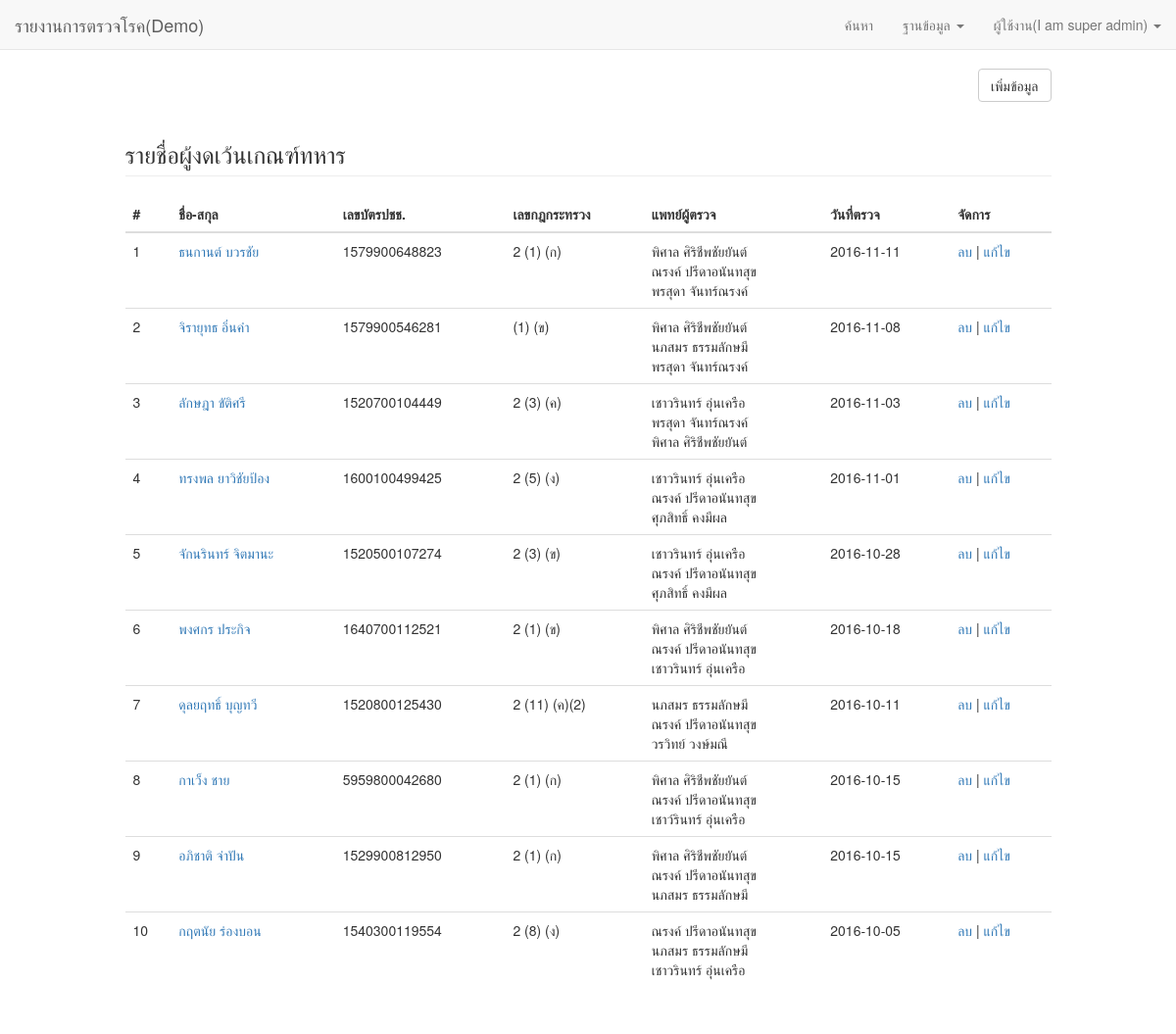
Screenshot of /patient (signed in) with the database file from the repository.
### tables this page shows
CREATE TABLE `patients` (
  `id` int(11) NOT NULL AUTO_INCREMENT,
  `firstname` varchar(255) DEFAULT NULL,
  `lastname` varchar(255) DEFAULT NULL,
  `idcard` varchar(13) DEFAULT NULL,
  `house_no` varchar(255) DEFAULT NULL,
  `tambon` varchar(255) DEFAULT NULL,
  `amphur` varchar(255) DEFAULT NULL,
  `province` varchar(255) DEFAULT NULL,
  `zipcode` varchar(5) DEFAULT NULL,
  `diag` text COMMENT 'โรคที่ตรวจพบ',
  `regula` varchar(255) DEFAULT NULL,
  `doctor` text,
  `date_add` date DEFAULT NULL COMMENT 'วันที่ได้รับการตรวจ',
  `diag_etc` text,
  `hos_id` int(11) DEFAULT NULL,
  `owner` varchar(45) DEFAULT NULL,
  `date` datetime DEFAULT NULL COMMENT 'วันที่บันทึกข้อมูล',
  `cert` text COMMENT 'ใบสำคัญความเห็นแพทย์',
  `status` tinyint(2) DEFAULT NULL COMMENT 'สถานะ',
  PRIMARY KEY (`id`)
);

### applications/system/view.php (called while the page is built, shortened)
<?php
class View
{
	private $path = null;
	private $template = 'default';
	function __construct($name)
	{
		$this->path = APP_DIR.'views/'.$name.'.php';
	}
	public function render(){
		$user_helper = new User_helper();
		$this->user = $user_helper->check_session();
		require_once APP_DIR.'views/templates/'.$this->template.'/header.php';
		require_once $this->path;
		require_once APP_DIR.'views/templates/'.$this->template.'/footer.php';
	}
}

### applications/controllers/patient.php (called while the page is built, shortened)
<?php
class Patient extends Controller{
    public function base(){
        $db = $this->load_db();
        $sql = "SELECT `id`,
            `firstname`,
            `lastname`,
            `idcard`,
            `province`,
            `regula`,
            `doctor`,
            `date_add`,
            `cert`,
            `status`
        FROM `patients`
        WHERE `status` = 1 ";
        $sql .= "ORDER BY `id` DESC ;";
        $db->select($sql);
        $items = $db->get_items();
        $data = array(
            'items' => $items
        );
        $view = $this->load_view('patient/index');
        $view->set_val($data);
        $view->render();
    }
}

### applications/bootstrap.php (called while the page is built, shortened)
<?php
require_once APP_DIR.'functions.php';
require_once APP_DIR.'system/model.php';
require_once APP_DIR.'system/view.php';
function bootstrap(){
	$request_uri = '';
	if( $_SERVER['REQUEST_URI'] !== '/' ){
		$request_uri = substr($_SERVER['REQUEST_URI'], 1);
	}
	$controller = 'mainpage';
	$method = 'base';
	if( !empty($request_uri) ){
		$controller = $request_uri;
	}
	if(!empty($params)){
		$params = explode('/', $params);
	}else{
		$params = array();
	}
	$controller_name = ucfirst($controller);
	if(class_exists($controller_name)){
		$obj = new $controller_name();
		call_user_func_array(array($obj, $method), $params);
	}
}

### index.php (called while the page is built, shortened)
<?php
require(APP_DIR.'bootstrap.php');
bootstrap();
?>

### applications/functions.php (called while the page is built, shortened)
<?php
function domain(){
	$protocal = strtolower(getenv('HTTPS')) == 'on' ? 'https' : 'http';
    $domain = $protocal.'://'.getenv('HTTP_HOST');
    return $domain;
}
function get_baseurl(){
    global $config;
    $base = ( $config['base_url'] === '/' ) ? '' : $config['base_url'] ;
    return $base;
}
function getUrl(){
    return domain().'/'.get_baseurl();
}
    ?>
	<?php
function generate_token($name){
	$session_id = session_id();
	return hash('sha256', $session_id.$name);
}

### applications/helpers/session_helper.php (called while the page is built, shortened)
<?php
class Session_helper
{
	public static function get($name){
		return isset($_SESSION[$name]) ? $_SESSION[$name] : false ;
	}
}

### applications/helpers/user_helper.php (called while the page is built, shortened)
<?php
class User_helper
{
	public function check_session(){
		$user = Session_helper::get('user');
		if( !isset($user['id']) OR $user === false ){
			return false;
		}else{
            $userObj = new stdClass();
            foreach( $user as $key => $val ){
                $userObj->$key = $val;
            }
            return $userObj;
        }
	}
}

### applications/system/model.php (called while the page is built, shortened)
<?php
class Model
{
	private $db = null;
	function __construct($host = 'localhost', $port, $db, $user, $pass, $charset = 'UTF8'){
		try{
			$this->db = new PDO('mysql:host='.$host.';port='.$port.';dbname='.$db, $user, $pass);
			$this->db->setAttribute(PDO::ATTR_ERRMODE, PDO::ERRMODE_EXCEPTION);
				$this->db->exec("SET NAMES $charset ;");
		} catch (PDOException $e) {
			print "Error!: " . $e->getMessage() . "<br/>";
			die();
		}
	}
	public function select($sql, $data = NULL){
		try {
			$sth = $this->prepare($sql, $data);
			$this->items = $sth->fetchAll(PDO::FETCH_ASSOC);
			return true;
		} catch(exception $e) {
			$log_id = $this->set_log($e);
			$msg = array('error' => $e->getMessage(), 'id' => $log_id);
			return $msg;
		}
	}
	public function prepare($sql, $data){
		$sth = $this->db->prepare($sql);
		$sth->execute();
		return $sth;
	}
}

### applications/views/patient/index.php (the view, shortened to what this page needs)
<div class="row">
	<div class="col-sm-1"></div>
	<div class="col-sm-10">
		<div class="text-right">
			<div class=""><a href="<?=getUrl();?>patient/form" class="btn btn-default">เพิ่มข้อมูล</a></div>
		</div>
		<div class="">
			<div class=""><h3 class="page-header">รายชื่อผู้งดเว้นเกณฑ์ทหาร</h3></div>
		</div>
		<div class="table-responsive">
			<table class="table">
				<thead>
					<tr>
						<th>#</th>
						<th>ชื่อ-สกุล</th>
						<th>เลขบัตรปชช.</th>
						<th>เลขกฎกระทรวง</th>
						<th>แพทย์ผู้ตรวจ</th>
						<th>วันที่ตรวจ</th>
						<th>จัดการ</th>
					</tr>
				</thead>
				<tbody>
					<?php
					$i = 1;
					foreach ($items as $key => $item) {
						$fullname = $item['firstname'].' '.$item['lastname'];
						$pre_dr = json_decode($item['doctor']);
						$doctor = implode("<br>", $pre_dr);
						$item_token = generate_token('item'.$item['id']);
						$pdf_token = generate_token('view_pdf');
						?>
						<tr>
							<td><?=$i;?></td>
							<td>
								<?php
								if( empty($item['cert']) ){
									?>
									<?=$fullname;?>
									<?php
								}else{
									?>
									<a href="<?=getUrl();?>pdf/base/<?=$item['id'];?>/<?=$pdf_token;?>" target="_blank"><?=$fullname;?></a>
									<?php
								}
								?>
							</td>
							<td><?=$item['idcard'];?></td>
							<td><?=$item['regula'];?></td>
							<td><?=$doctor;?></td>
							<td><?=$item['date_add'];?></td>
							<td>
								<a href="<?=getUrl();?>patient/delete/<?=$item['id'];?>/<?=$item_token;?>" class="del_item">ลบ</a> |
								<a href="<?=getUrl();?>patient/edit/<?=$item['id'];?>/<?=$item_token;?>">แก้ไข</a>
							</td>
						</tr>
						<?php
						$i++;
					}
					?>
				</tbody>
			</table>
		</div>
	</div>
</div>

### applications/views/templates/default/header.php (shortened to what this page needs)
<!DOCTYPE html>
<html lang="en">
    <head>
        <link href="<?=getUrl();?>assets/css/bootstrap.min.css" rel="stylesheet">
        <link href="<?=getUrl();?>assets/css/default.min.css" rel="stylesheet">
    </head>
<body>
<nav class="navbar navbar-default navbar-fixed-top">
    <div class="container-fluid">
        <div class="navbar-header">
            <a class="navbar-brand" href="<?=getUrl();?>">รายงานการตรวจโรค(Demo)</a>
        </div>
        <div class="collapse navbar-collapse" id="bs-example-navbar-collapse-1">
            <ul class="nav navbar-nav navbar-right">
                <?php if( $this->user === false ): ?>
                    <li><a href="<?=getUrl();?>login/form">เข้าสู่ระบบ</a></li>
                <?php else: ?>
                    <?php if( $this->user ): ?>
                    <li><a href="<?=getUrl();?>search">ค้นหา</a></li>
                    <li class="dropdown">
                        <a href="#" class="dropdown-toggle" data-toggle="dropdown" role="button" aria-haspopup="true" aria-expanded="false">ฐานข้อมูล <span class="caret"></span></a>
                    </li>
                    <?php endif; ?>
                    <li class="dropdown">
                        <a href="#" class="dropdown-toggle" data-toggle="dropdown" role="button" aria-haspopup="true" aria-expanded="false">ผู้ใช้งาน(<?=$this->user->fullname;?>) <span class="caret"></span></a>
                    </li>
                <?php endif; ?>
            </ul>
        </div>
    </div>
</nav>
<div class="container">

### applications/views/templates/default/footer.php
</div>
</body>
</html>

### rows the page displays
patients: fullname "ธนกานต์ บวรชัย", idcard "1579900648823", regula "2 (1) (ก)", doctor "พิศาล ศิริชีพชัยยันต์ ณรงค์ ปรีดาอนันทสุข พรสุดา จันทร์ณรงค์", date_add "2016-11-11"
patients: fullname "จิรายุทธ อิ่นคำ", idcard "1579900546281", regula "(1) (ข)", doctor "พิศาล ศิริชีพชัยยันต์ นภสมร ธรรมลักษมี พรสุดา จันทร์ณรงค์", date_add "2016-11-08"
patients: fullname "ลักษฎา ขัติศรี", idcard "1520700104449", regula "2 (3) (ค)", doctor "เชาวรินทร์ อุ่นเครือ พรสุดา จันทร์ณรงค์ พิศาล ศิริชีพชัยยันต์", date_add "2016-11-03"
patients: fullname "ทรงพล ยาวิชัยป้อง", idcard "1600100499425", regula "2 (5) (ง)", doctor "เชาวรินทร์ อุ่นเครือ ณรงค์ ปรีดาอนันทสุข ศุภสิทธิ์ คงมีผล", date_add "2016-11-01"
patients: fullname "จักนรินทร์ จิตมานะ", idcard "1520500107274", regula "2 (3) (ข)", doctor "เชาวรินทร์ อุ่นเครือ ณรงค์ ปรีดาอนันทสุข ศุภสิทธิ์ คงมีผล", date_add "2016-10-28"
patients: fullname "พงศกร ประกิจ", idcard "1640700112521", regula "2 (1) (ข)", doctor "พิศาล ศิริชีพชัยยันต์ ณรงค์ ปรีดาอนันทสุข เชาวรินทร์ อุ่นเครือ", date_add "2016-10-18"
patients: fullname "ดุลยฤทธิ์ บุญทวี", idcard "1520800125430", regula "2 (11) (ค)(2)", doctor "นภสมร ธรรมลักษมี ณรงค์ ปรีดาอนันทสุข วรวิทย์ วงษ์มณี", date_add "2016-10-11"
patients: fullname "กาเว็ง ชาย", idcard "5959800042680", regula "2 (1) (ก)", doctor "พิศาล ศิริชีพชัยยันต์ ณรงค์ ปรีดาอนันทสุข เชาว์รินทร์ อุ่นเครือ", date_add "2016-10-15"
patients: fullname "อภิชาติ จ่าปัน", idcard "1529900812950", regula "2 (1) (ก)", doctor "พิศาล ศิริชีพชัยยันต์ ณรงค์ ปรีดาอนันทสุข นภสมร ธรรมลักษมี", date_add "2016-10-15"
patients: fullname "กฤตนัย ร่องบอน", idcard "1540300119554", regula "2 (8) (ง)", doctor "ณรงค์ ปรีดาอนันทสุข นภสมร ธรรมลักษมี เชาวรินทร์ อุ่นเครือ", date_add "2016-10-05"

### other values shown
$this->user->fullname "I am super admin"
